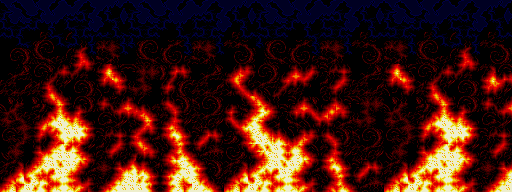

Tiled map render using the project's own tile images. Description and the map definition, with tile-layer contents summarised, below:
An orthogonal 64x24 tile map with 8x8 px tiles, 1 tile layer (Layer 1).

<map version="1.0" orientation="orthogonal" renderorder="right-down" width="64" height="24" tilewidth="8" tileheight="8" nextobjectid="1">
 <tileset firstgid="1" source="tf3_fg2.tsx" />
 <layer name="Layer 1" width="64" height="24">
  <data>[1536 cells, 1536 non-empty, 71 distinct tile ids]</data>
 </layer>
</map>
